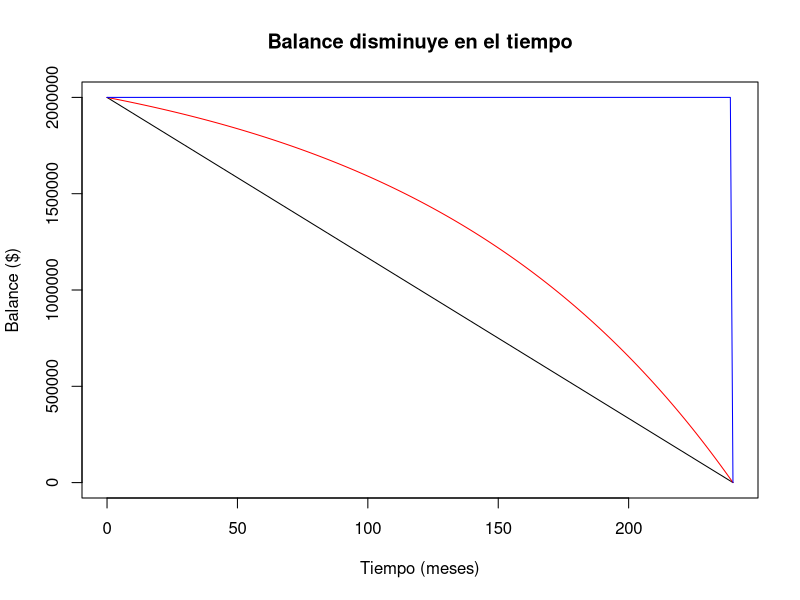

The R script that drew this image:

#A1. Compras con Apalancamiento 

# Liquidas en tiempo t=T y recibes el activo en tiempo t0



#############################
# Sistema Frances 
#############################

# Producto o crédito hipotecario tradicional
# cuotas niveladas: el VP de los Pagos de las mensualidades = Préstamo
# L = P*a_n 
# despejando P tenemos: 
# P = L / a_n   
# a_n: anualidad n-periodos de tiempo

L <- 2000000 # Loan (prestamo) i.e. hipotecario
i <- 0.10/12 # tasa efectiva por periodo mensual 
n <- 20*12 # 20 anios en meses
pago <- L /((1-(1+i)^(-n))/i) # Pago mensual

# Tabla de Amortización:
ASF <- data.frame(
      Tiempo=seq(0,n,by=1),   # ASF: Amortización Sistema Frances
      Pago=NA,
      Interes=NA,
      Capital=NA,
      Balance=NA)

for(k in 0:n){
  if(k==0){
    ASF$Pago[k+1] <- 0
    ASF$Interes[k+1] <- 0
    ASF$Capital[k+1] <- 0
    ASF$Balance[k+1] <- L
  }else{
    ASF$Pago[k+1] <- pago # pago 'nivelado' para todos los periodos de tiempo
    ASF$Interes[k+1] <- ASF$Balance[k]*i # tasa efectiva mensual
    # nota: esta tabla es simplificada en el pago de intereses en forma mensual
    # pero los bancos calculan los intereses por dias exactos en cada mes.
    ASF$Capital[k+1] <- ASF$Pago[k+1]-ASF$Interes[k+1]
    ASF$Balance[k+1] <- ASF$Balance[k]-ASF$Capital[k+1]
  }
}
sum(ASF$Pago)
sum(ASF$Interes)
sum(ASF$Capital)




#############################
# Sistema Alemán
#############################

# Producto hipotecario de liquidez
# Cuotas a capital niveladas, es decir el préstamo es el numero de aportaciones
# a capital que se realicen.

# L = capital * n
# despejando capital:
# capital = L / n

L <- 2000000
i <- 0.10/12
n <- 20*12
capital <- L / n
ASA <- data.frame(   # ASA: Amortización Sistema Alemán
  Tiempo=seq(0,n,by=1),
  Pago=NA,
  Interes=NA,
  Capital=NA,
  Balance=NA)

for(k in 0:n){
  if(k==0){
    ASA$Pago[k+1] <- 0
    ASA$Interes[k+1] <- 0
    ASA$Capital[k+1] <- 0
    ASA$Balance[k+1] <- L
  }else{
    ASA$Capital[k+1] <- capital
    ASA$Interes[k+1] <- ASA$Balance[k]*i
    ASA$Pago[k+1] <- ASA$Capital[k+1]+ASA$Interes[k+1]
    ASA$Balance[k+1] <- ASA$Balance[k]-ASA$Capital[k+1]
  }
}

sum(ASA$Pago)
sum(ASA$Interes)
sum(ASA$Capital)

# Se pago menos interes con el sistema Alemán que con el Frances ($623,770.6)


#############################
# Sistema Americano
#############################

# Se pagan intereses y el capital al final.
# Para créditos de capital de trabajo, créditos de la cartera comercial a
# corto plazo.
# No es usual para créditos hipotecarios porque son a largo plazo.
# Créditos "Bullet" que son como un Bono Cupón cero.

L <- 2000000
i <- 0.10/12
n <- 20*12
ASEU <- data.frame(   # ASEU: Amortización Sistema Americano (Estados Unidos)
  Tiempo=seq(0,n,by=1),
  Pago=NA,
  Interes=NA,
  Capital=NA,
  Balance=NA)

for(k in 0:n){
  if(k==0){
    ASEU$Pago[k+1] <- 0
    ASEU$Interes[k+1] <- 0
    ASEU$Capital[k+1] <- 0
    ASEU$Balance[k+1] <- L
  }else{
    if(k==n){ # ultimo pago es diferente por que se paga el 100% del capital
      ASEU$Interes[k+1] <- ASEU$Balance[k]*i
      ASEU$Pago[k+1] <- ASEU$Interes[k+1]+L
      ASEU$Capital[k+1] <- ASEU$Pago[k+1]-ASEU$Interes[k+1]
      ASEU$Balance[k+1] <- ASEU$Balance[k]-ASEU$Capital[k+1]
    }else{
      ASEU$Interes[k+1] <- ASEU$Balance[k]*i
      ASEU$Pago[k+1] <- ASEU$Interes[k+1]
      ASEU$Capital[k+1] <- ASEU$Pago[k+1]-ASEU$Interes[k+1]
      ASEU$Balance[k+1] <- ASEU$Balance[k]-ASEU$Capital[k+1]
    }
  }
}

sum(ASEU$Pago)
sum(ASEU$Interes)
sum(ASEU$Capital)

# Con este sistema se pagarían muchísimos Intereses ($6,000,000)

# Habria que agregar:
#   Costo Administrativo (costo por apertura)
#   Costo de seguro de vida del que paga, 
#   costo de seguro de danios, 
#   IVA a los intereses.
#   La suma de lo anterior nos daria la CAT (tasa anual total)
#   i.e. del 10% se iría al 11.5% aprox. la tasa real



# Gráfico que muestra la disminución del Balance en el tiempo (meses)
plot(x=ASA$Tiempo,y=ASA$Balance,type="l", col="black",   # Alemán
     main ="Balance disminuye en el tiempo",
     xlab = "Tiempo (meses)", ylab = "Balance ($)")
lines(x=ASF$Tiempo,y=ASF$Balance,type="l",col="red")     # Frances
lines(x=ASEU$Tiempo,y=ASEU$Balance,type="l",col="blue")  # Americano

# Hace sentido el gráfico porque en el Alemán los pagos a capital son Constantes,
# en el Frances los pagos a capital van aumentando con el tiempo 
# en el Americano el balance se finiquita al final.


